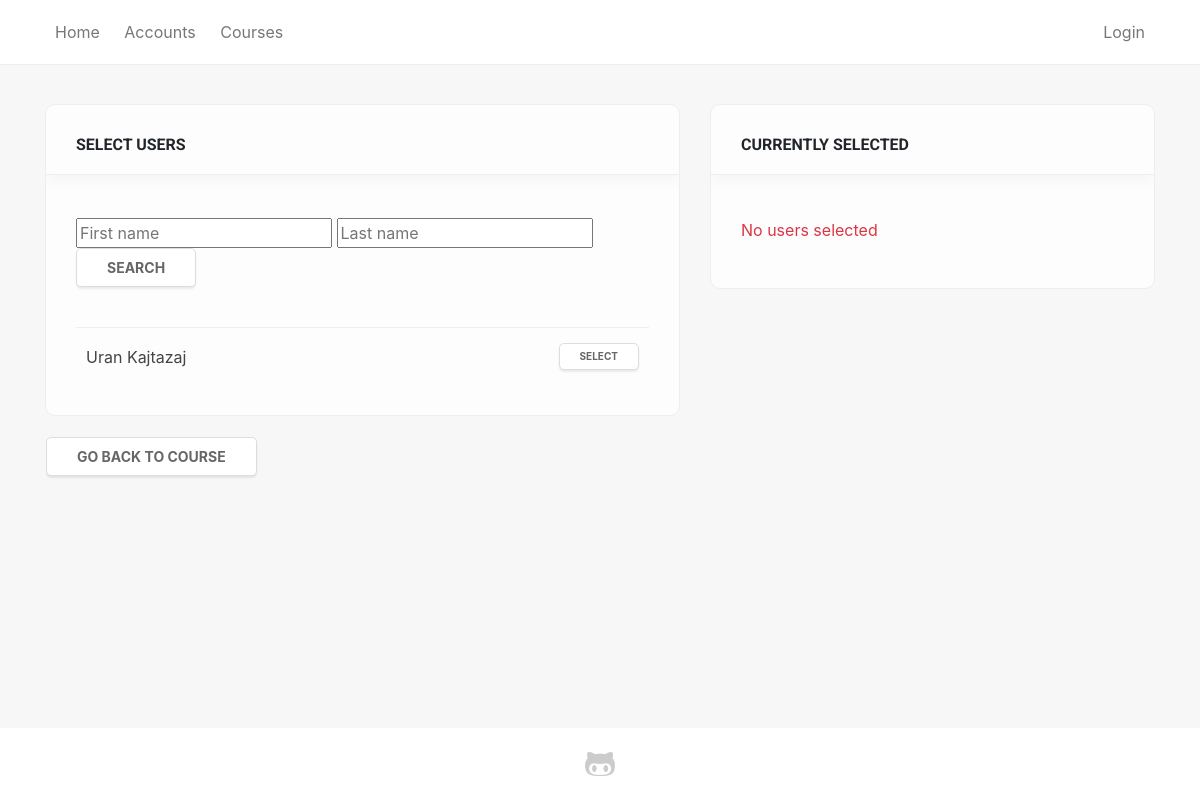
The app's page /course/13/teacher/edit/, older data.
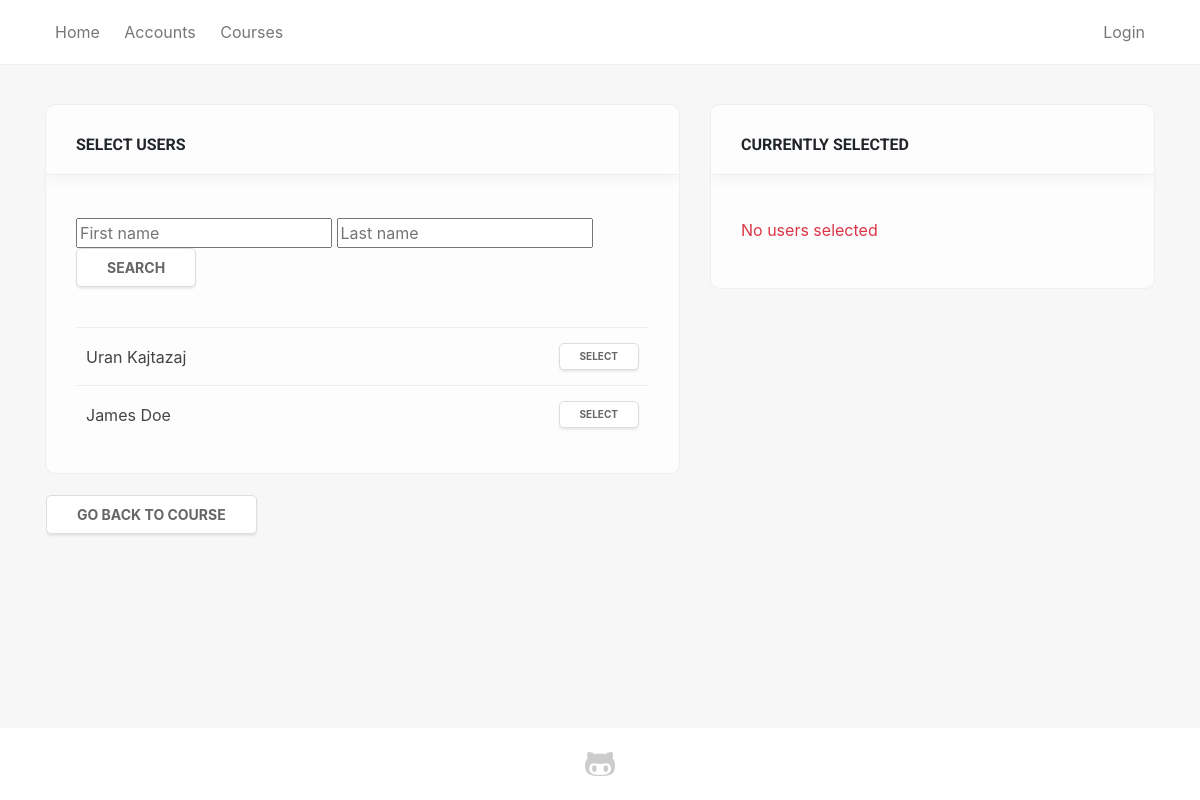
The same page, newer data.
### sems/models.py (models this page shows, shortened)
class Student(models.Model):
    user = models.OneToOneField(User, on_delete=models.CASCADE, null=True)
    first_name = models.CharField(max_length=100, null=True)
    last_name = models.CharField(max_length=100, null=True)
    picture = models.ImageField(null=True, blank=True, default='no-img.png')
    website = models.URLField(max_length=100, null=True, blank=True)
    email = models.EmailField(max_length=100, null=True)
    program = models.ForeignKey(Program, on_delete=models.SET_NULL, null=True)
    country = models.ForeignKey(State, on_delete=models.SET_NULL, null=True)
    city = models.CharField(max_length=100, null=True)
    course = models.ManyToManyField(Course, related_name='course', blank=True)
    course_teacher = models.ManyToManyField(Course, related_name='course_teacher', blank=True)
    viti = models.IntegerField(choices=YEARS, default=1)
    semester = models.IntegerField(choices=SEMESTER, default=1)
    level = models.CharField(max_length=100, choices=LEVELS, default=1)

### sems/views.py (the view)
# urls.py: path('course/<int:course_id>/teacher/edit/', views.select_teacher, name='add_teacher'),
def select_teacher(request, course_id):
    students = Student.objects.all()
    curr_teachers = Student.objects.filter(course_teacher__in=[Course.objects.get(pk=course_id)])
    print(curr_teachers)
    if request.method == 'GET':
        first_name = request.GET.get('first_name', '')
        last_name = request.GET.get('last_name', '')
        students = Student.objects.filter(first_name__contains=first_name, last_name__contains=last_name).exclude(course_teacher__in=[Course.objects.get(pk=course_id)])
    paginator = Paginator(students, 15)
    page = request.GET.get('page')
    students = paginator.get_page(page)
    return render (
        request, 'select_teacher.html', {'students': students, 'course_id': course_id, 'teachers': curr_teachers},
    )

### sems/templates/select_teacher.html (shortened to what this page needs)
{% extends 'base_generic.html' %}
{% block content %}
<div class="container">
    <div class="row">
        <div class="col-md-7 col-xs-12">
            <div class="card-box">
                <h6>Select Users</h6><br/>
                <form method="get">
                    <input type="text" name="first_name" placeholder="First name">
                    <input type="text" name="last_name" placeholder="Last name">
                    <button type="submit" class="btn btn-primary">Search</button>
                </form>
                <br>
                {% if students %}
                <table>
                    <tbody>
                    {% for student in students %}
                        <tr>
                            <td>
                                {{ student.first_name }} {{ student.last_name }}<br/>
                            </td>
                            <td class="text-right"><small><a class="btn btn-sm btn-third" href="{% url 'confirm_teacher' course_id=course_id student_id=student.pk %}">Select</a></small></td>
                        </tr>
                    {% endfor %}
                    </tbody>
                </table>
                {% else %}
                <p class="text-danger">No Users Available</p>
                {% endif %}
            </div>
            <div class="empty-box">
                <a class="btn btn-primary" href="{% url 'course_detail' pk=course_id %}">Go back to course</a>
            </div>
        </div>
        <div class="col-md-5 col-xs-12">
            <div class="card-box">
                <h6>Currently selected</h6><br/>
                {% if teachers %}
                <table>
                    <tbody>
                    {% for teacher in teachers %}
                        <tr>
                            <td>
                                {{ teacher.first_name }} {{ teacher.last_name }}<br/>
                            </td>
                            <td class="text-right">
                                <span class="with-popup">
                                    <div class="popup p-delete">
                                        <p>Are you sure you want to remove this teacher?</p>
                                        <a href="{% url 'delete_teacher' course_id=course_id student_id=teacher.pk %}">Remove</a>
                                    </div><small><a class="btn btn-sm btn-danger">Remove</a></small>
                                </span>
                            </td>
                        </tr>
                    {% endfor %}
                    </tbody>
                </table>
                {% else %}
                <p class="text-danger">No users selected</p>
                {% endif %}
            </div>
        </div>
    </div>
</div>
{% endblock %}

Row changes from the older to the newer data that the page shows:
added Student: first_name "James", last_name "Doe"
